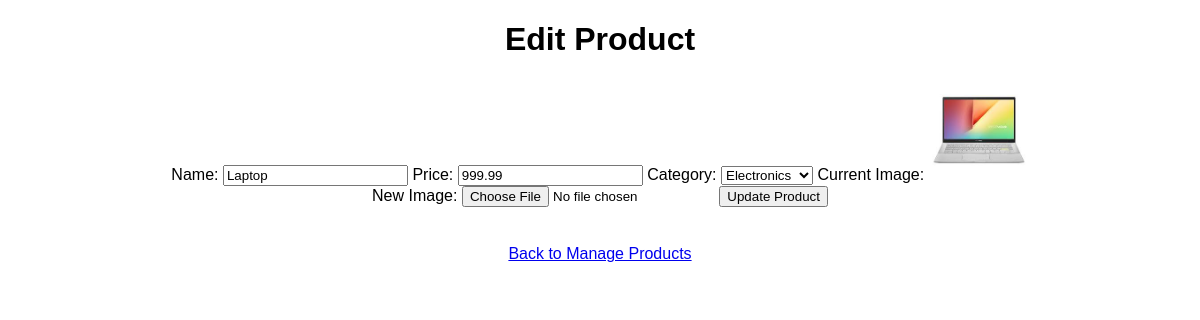
Screenshot of /edit_product/1 with the database file from the repository.
### models.py (models this page shows)
class Product(db.Model):
    __tablename__ = "products"
    id = db.Column(db.Integer, primary_key=True)
    name = db.Column(db.String(100), nullable=False)
    price = db.Column(db.Float, nullable=False)
    category_id = db.Column(db.Integer, db.ForeignKey("categories.id"), nullable=False)
    image_url = db.Column(db.String(255), nullable=True)
    category = db.relationship("Category", backref=db.backref("products", lazy=True))

class Category(db.Model):
    __tablename__ = "categories"
    id = db.Column(db.Integer, primary_key=True)
    name = db.Column(db.String(50), unique=True, nullable=False)

### routes/products.py (the view, shortened to what this page needs)
@products_bp.route("/edit_product/<int:product_id>", methods=["GET", "POST"])
def edit_product(product_id):
    product = Product.query.get_or_404(product_id)
    categories = Category.query.all()
    return render_template("edit_product.html", product=product, categories=categories)

### templates/edit_product.html (shortened to what this page needs)
<!DOCTYPE html>
<html lang="en">
<head>
    <link rel="stylesheet" href="{{ url_for('static', filename='styles.css') }}">
</head>
<body>
    <h1>Edit Product</h1>
    <form action="{{ url_for('products.edit_product', product_id=product.id) }}" method="POST" enctype="multipart/form-data">
        <label>Name:</label>
        <input type="text" name="name" value="{{ product.name }}" required>
        <label>Price:</label>
        <input type="number" name="price" value="{{ product.price }}" step="0.01" required>
        <label>Category:</label>
        <select name="category_id">
            {% for cat in categories %}
            <option value="{{ cat.id }}" {% if product.category_id == cat.id %}selected{% endif %}>
                {{ cat.name }}
            </option>
            {% endfor %}
        </select>
        <label>Current Image:</label>
        <img src="{{ url_for('static', filename='uploads/' + product.image_url) }}" width="100"><br>
        <label>New Image:</label>
        <input type="file" name="image" accept="image/*">
        <button type="submit">Update Product</button>
    </form>
    <br>
    <a href="{{ url_for('products.manage_products') }}">Back to Manage Products</a>
</body>
</html>

### static/styles.css (style rules this page uses)
body { font-family: Arial, sans-serif; text-align: center; }
form { margin-bottom: 20px; }

### rows the page displays
Product: name "Laptop", price "999.99", category_id "Electronics", image_url (picture)
